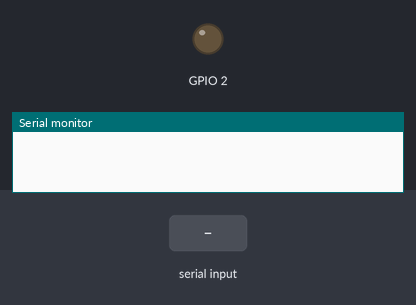
Simulated run of this sketch. Board: ESP32. On the bench: output pins drawn as LEDs (lit = HIGH), the last lines printed to the serial monitor. Inputs (shaded band) come from the test bench.

Above: at 0.0 s.
At 0.9 s:
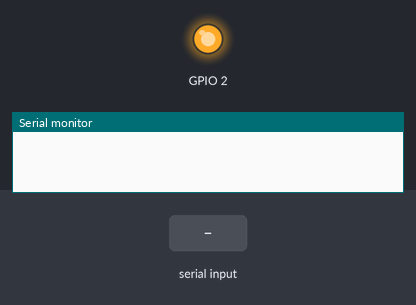
1.0 s: "delay \n" received over Serial
At 1.8 s:
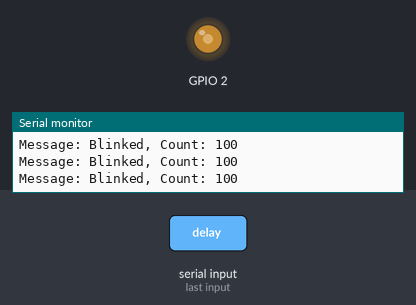
2.6 s: "90,45\n" received over Serial
4.1 s: "5\n" received over Serial
Timing chart, 0 to 7.1 s (numbered marks = the images above; inputs shaded):
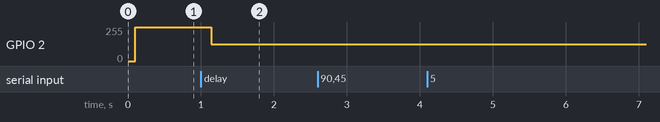

The sketch:

Challenge.ino
```cpp
// Task
// Work with two task doing following
// Task1: Prints any message for queue 2. Reads serial input from user. Echo
// input back to serial. if "delay xxx" string is received then send xxx value
// to queue 1
// Task2: Updates time with new values form queue1. Blinks LED with time delay.
// Once LED blinks 100 times then send "Blinked" message to queue2
// (Optional) Also send no of times LED blinked.

#include "freertos/FreeRTOS.h"
#include "freertos/task.h"
#include "freertos/queue.h"

// Using only single core for now
#if CONFIG_FREERTOS_UNICORE
static const BaseType_t app_cpu = 0;
#else
static const BaseType_t app_cpu = 1;
#endif

// Queue
static const uint8_t QUEUE_SIZE = 10;
static QueueHandle_t messageQueue;      // Contains all string messages
static QueueHandle_t timeQueue;         // Contains all time values

// Message
static const uint32_t MAX_BLINK_COUNT = 100;
typedef struct {
    char msg[64];
    int count;
} Message;

// Tasks
void serialListener(void *param) {
    Message msg;
    char buffer[64];
    int idx = 0;

    while(true) {
        // Printing message from message queue
        if(xQueueReceive(messageQueue, (void *) &msg, 0) == pdTRUE) {
            Serial.print("Message: ");
            Serial.print(msg.msg);
            Serial.print(", Count: ");
            Serial.println(msg.count);
        }

        if(Serial.available() > 0) {
            // Read user input from serial
            char c = Serial.read();

            if(idx < 64 - 1) {
                buffer[idx++] = c;
            }

            if(buffer[idx - 1] == '\n') {
                buffer[idx - 1] = 0;
                Serial.println();

                // str = "some_random_characters_delay 1234\n"
                char *str = strstr(buffer, "delay ");
                if(str != 0) {
                    char *val = str + 6;
                    int delay = atoi(val);
                    delay = abs(delay);

                    // Sending the delay value to time queue
                    if(xQueueSend(timeQueue, (void *) &delay, 10) != pdTRUE) {
                        Serial.println("Time queue full");
                    }
                }

                // Clearing the buffer and index
                memset(buffer, 0, sizeof(buffer));
                idx = 0;
            } else {
                // Echo it back to serial
                Serial.print(c);
            }
        }
    }
}

void blinker(void *param) {
    Message msg;
    int delayInterval = 1000;
    int counter = 0;

    pinMode(2, OUTPUT);

    while(true) {
        // Check for new time interval from time queue
        if(xQueueReceive(timeQueue, (void *) &delayInterval, 0) == pdTRUE) {
            sprintf(msg.msg, "Delay time updated to: %d", delayInterval);
            msg.count = 1;
            xQueueSend(messageQueue, (prog_void *) &msg, 10);
        }

        // Blink led as per delay interval
        digitalWrite(2, !digitalRead(2));
        vTaskDelay(delayInterval / portTICK_PERIOD_MS);

        // Checking if the LED is blinked the no of required times
        counter++;
        if(counter >= MAX_BLINK_COUNT) {
            // Creating new message
            strcpy(msg.msg, "Blinked");
            msg.count = counter;

            // Sending the queue
            xQueueSend(messageQueue, (void *) &msg, 0);

            // Resetting counter
            counter = 0;
        }
    }
}

void setup() {
    Serial.begin(115200);
    vTaskDelay(100 / portTICK_PERIOD_MS);

    // Initializing the queues
    messageQueue = xQueueCreate(QUEUE_SIZE, sizeof(Message));
    timeQueue = xQueueCreate(QUEUE_SIZE, sizeof(int));

    // Creating the two tasks
    xTaskCreatePinnedToCore(
        serialListener,
        "Serial Task",
        1024,
        NULL,
        1,
        NULL,
        app_cpu
    );

    xTaskCreatePinnedToCore(
        blinker,
        "Blinker Task",
        1024,
        NULL,
        1,
        NULL,
        app_cpu
    );

    // Deleting the current task
    vTaskDelete(NULL);
}

void loop() {
}
```
